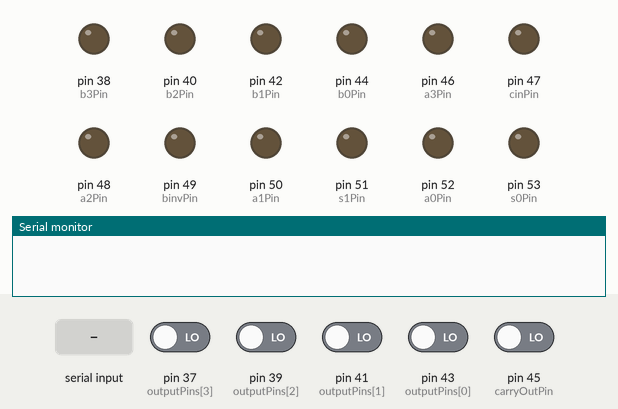
The sketch below on a simulated Arduino Mega 2560, built with avr-gcc and run on an emulated ATmega2560. Shown: output pins drawn as LEDs (lit = HIGH), the last lines printed to the serial monitor. Inputs (shaded band) come from the test bench; at power-on: pin 37 (outputPins[3]), pin 39 (outputPins[2]), pin 41 (outputPins[1]), pin 43 (outputPins[0]), pin 45 (carryOutPin) LOW.

Above: at 1.2 s.
1.3 s: "1" received over the second serial link
At 2.7 s:
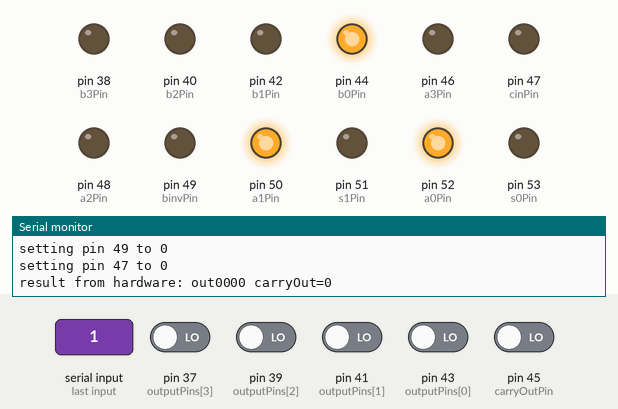
3.9 s: "2" received over the second serial link
At 5.5 s:
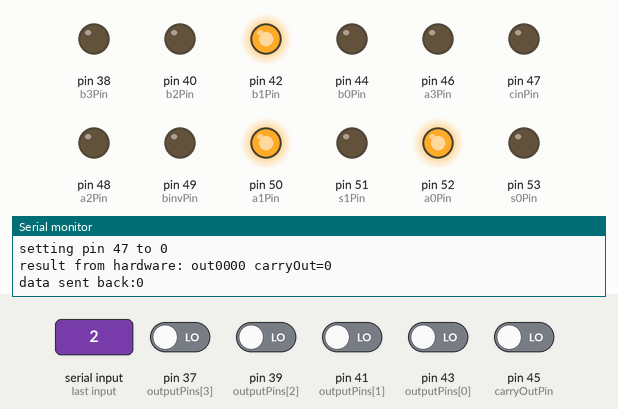
6.5 s: "0" received over the second serial link
At 8.7 s:
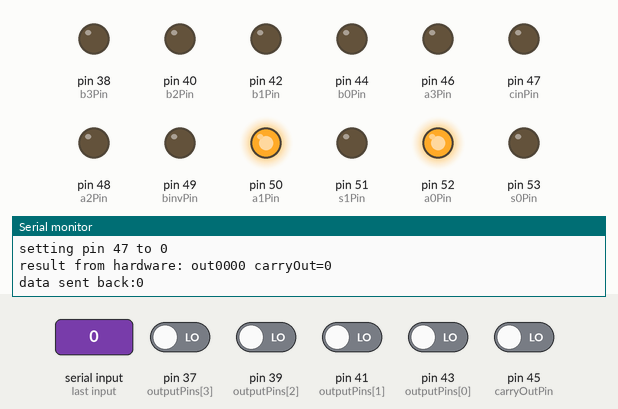
Timing chart, 0 to 10.2 s (numbered marks = the images above; inputs shaded):
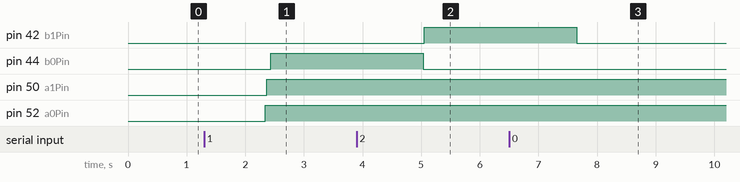

The sketch:

serialTEst.ino
```cpp
int a0Pin = 52;
int a1Pin = 50;
int a2Pin = 48;
int a3Pin = 46;
int b0Pin = 44;
int b1Pin = 42;
int b2Pin = 40;
int b3Pin = 38;

int outputPins[] = {43, 41, 39, 37};

int carryOutPin = 45;

// s0,s1,binv,cin
int s0Pin = 53;
int s1Pin = 51;
int binvPin = 49;
int cinPin = 47;

boolean debug = true;

// input buffers
int a0 = 0;
int a1 = 0;
int a2 = 0;
int a3 = 0;
int b0 = 0;
int b1 = 0;
int b2 = 0;
int b3 = 0;
int s0 = 0;
int s1 = 0;
int cin = 0;
int binv = 0;

// the result from the hardware
int result[5] = {0, 0, 0, 0, 0};

void setup() {

  // computer
  Serial.begin(9600);

  // usb
  Serial1.begin(9600);

  pinMode(a0Pin, OUTPUT);
  pinMode(a1Pin, OUTPUT);
  pinMode(a2Pin, OUTPUT);
  pinMode(a3Pin, OUTPUT);
  pinMode(b0Pin, OUTPUT);
  pinMode(b1Pin, OUTPUT);
  pinMode(b2Pin, OUTPUT);
  pinMode(b3Pin, OUTPUT);

  for (byte i = 0; i < 4; i = i + 1) {
    pinMode(outputPins[i], INPUT);
  }

  pinMode(s0Pin, OUTPUT);
  pinMode(s1Pin, OUTPUT);
  pinMode(binvPin, OUTPUT);
  pinMode(cinPin, OUTPUT);
  pinMode(carryOutPin, INPUT);

  // reset all pins
  digitalWrite(a0Pin, LOW);
  digitalWrite(a1Pin, LOW);
  digitalWrite(a2Pin, LOW);
  digitalWrite(a3Pin, LOW);
  digitalWrite(b0Pin, LOW);
  digitalWrite(b1Pin, LOW);
  digitalWrite(b2Pin, LOW);
  digitalWrite(b3Pin, LOW);
  digitalWrite(s0Pin, LOW);
  digitalWrite(s1Pin, LOW);
  digitalWrite(binvPin, LOW);
  digitalWrite(cinPin, LOW);
}

// buffers from the USB serial operations
int dataByte = -1;
int opByte = -1;

void loop() {
  byte buff[2];
  if (Serial1.available() > 0) {

    Serial1.readBytes(buff, 2);
    dataByte = buff[0];
    opByte = buff[1];
    buff[0] = 0;
    buff[1] = 0;

    if (debug) {
      Serial.print("dataByte:");
      Serial.println(dataByte, BIN);
      Serial.print("opByte:");
      Serial.println(opByte, BIN);
    }
    int result = process();

    if (debug) {
      Serial.print("data sent back:");
      Serial.println(result, BIN);
      Serial.println();
    }

    Serial1.write(result);
  }
}

int process() {
  a0 = bitRead(dataByte, 4);
  a1 = bitRead(dataByte, 5);
  a2 = bitRead(dataByte, 6);
  a3 = bitRead(dataByte, 7);

  b0 = bitRead(dataByte, 0);
  b1 = bitRead(dataByte, 1);
  b2 = bitRead(dataByte, 2);
  b3 = bitRead(dataByte, 3);

  s1 = bitRead(opByte, 2);
  s0 = bitRead(opByte, 3);
  binv = bitRead(opByte, 0);
  cin = bitRead(opByte, 1);

  writeField();

  int retval = 0;
  bitWrite(retval, 0, result[0]);
  bitWrite(retval, 1, result[1]);
  bitWrite(retval, 2, result[2]);
  bitWrite(retval, 3, result[3]);
  bitWrite(retval, 4, result[4]);

  return retval;
}

// write the field and get the result
// packet 0..3 s0,s1,binv,cin
// packet 4..7 a
// packet 8..11 b
void writeField() {

  if (debug) {
    Serial.print("sending data to hardware: a");

    Serial.print(a3);
    Serial.print(a2);
    Serial.print(a1);
    Serial.print(a0);

    Serial.print(" b");
    Serial.print(b3);
    Serial.print(b2);
    Serial.print(b1);
    Serial.print(b0);

    Serial.print(" op");
    Serial.print(s1);
    Serial.print(s0);

    Serial.print(" cin");
    Serial.print(cin);

    Serial.print(" binv");
    Serial.print(binv);

    Serial.println();
  }

  Serial.println();

  writePin(a0Pin, a0);
  writePin(a1Pin, a1);
  writePin(a2Pin, a2);
  writePin(a3Pin, a3);
  Serial.println();
  writePin(b0Pin, b0);
  writePin(b1Pin, b1);
  writePin(b2Pin, b2);
  writePin(b3Pin, b3);

  Serial.println();

  writePin(s0Pin, s0);
  writePin(s1Pin, s1);
  writePin(binvPin, binv);
  writePin(cinPin, cin);

  // we need to wait a bit for the operation to click in...
  delay(15);

  for (byte i = 0; i < 4; i = i + 1) {
    result[i] = digitalRead(outputPins[i]);
  }
  result[4] = digitalRead(carryOutPin);

  if (debug) {
    Serial.println();
    Serial.print("result from hardware: out");
    Serial.print(result[3]);
    Serial.print(result[2]);
    Serial.print(result[1]);
    Serial.print(result[0]);
    Serial.print(" carryOut=");
    Serial.println(result[4]);
  }
}

void writePin(int bitId, int val) {

  if (debug == true) {
    Serial.print("setting pin ");
    Serial.print(bitId);
  }
  if (val == 0) {
    if (debug == true) {
      Serial.println(" to 0");
    }
    digitalWrite(bitId, LOW);
  } else {
    if (debug == true) {
      Serial.println(" to 1");
    }
    digitalWrite(bitId, HIGH);
  }
}
```

Measured:
- after the input at 1.3 s, pin 44 (b0Pin), pin 50 (a1Pin): LOW → HIGH after 1.1 s; pin 52 (a0Pin): LOW → HIGH after 1.0 s
- after the input at 3.9 s, pin 42 (b1Pin): LOW → HIGH after 1.2 s; pin 44 (b0Pin): HIGH → LOW after 1.1 s
- after the input at 6.5 s, pin 42 (b1Pin): HIGH → LOW after 1.2 s
